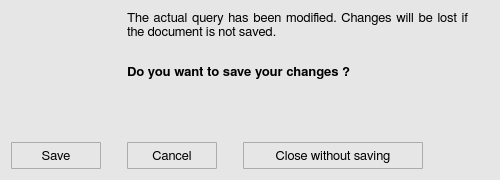
<?xml version="1.0" encoding="UTF-8"?>
<ui version="4.0">
 <class>presaveWindow</class>
 <widget class="QWidget" name="presaveWindow">
  <property name="geometry">
   <rect>
    <x>0</x>
    <y>0</y>
    <width>500</width>
    <height>180</height>
   </rect>
  </property>
  <property name="minimumSize">
   <size>
    <width>500</width>
    <height>180</height>
   </size>
  </property>
  <property name="maximumSize">
   <size>
    <width>500</width>
    <height>16777215</height>
   </size>
  </property>
  <property name="font">
   <font>
    <family>FreeSans</family>
    <pointsize>10</pointsize>
    <weight>50</weight>
    <bold>false</bold>
    <stylestrategy>PreferAntialias</stylestrategy>
    <kerning>true</kerning>
   </font>
  </property>
  <property name="windowTitle">
   <string>ECMWF Data Downloader</string>
  </property>
  <property name="windowIcon">
   <iconset>
    <normaloff>icons/warning_popup_icon.svg</normaloff>icons/warning_popup_icon.svg</iconset>
  </property>
  <property name="styleSheet">
   <string notr="true">QWidget {
	background-color: rgb(230,230,230);
}</string>
  </property>
  <layout class="QGridLayout" name="gridLayout">
   <item row="0" column="0">
    <layout class="QVBoxLayout" name="verticalLayout_2">
     <item>
      <layout class="QHBoxLayout" name="horizontalLayout">
       <item>
        <layout class="QVBoxLayout" name="verticalLayout">
         <item>
          <widget class="QLabel" name="label_2">
           <property name="minimumSize">
            <size>
             <width>50</width>
             <height>50</height>
            </size>
           </property>
           <property name="maximumSize">
            <size>
             <width>50</width>
             <height>50</height>
            </size>
           </property>
           <property name="text">
            <string/>
           </property>
           <property name="pixmap">
            <pixmap>icons/warning_popup_icon.svg</pixmap>
           </property>
           <property name="scaledContents">
            <bool>true</bool>
           </property>
          </widget>
         </item>
         <item>
          <spacer name="verticalSpacer">
           <property name="orientation">
            <enum>Qt::Vertical</enum>
           </property>
           <property name="sizeHint" stdset="0">
            <size>
             <width>20</width>
             <height>40</height>
            </size>
           </property>
          </spacer>
         </item>
        </layout>
       </item>
       <item>
        <spacer name="horizontalSpacer">
         <property name="orientation">
          <enum>Qt::Horizontal</enum>
         </property>
         <property name="sizeType">
          <enum>QSizePolicy::Fixed</enum>
         </property>
         <property name="sizeHint" stdset="0">
          <size>
           <width>20</width>
           <height>20</height>
          </size>
         </property>
        </spacer>
       </item>
       <item>
        <widget class="QLabel" name="label_1">
         <property name="minimumSize">
          <size>
           <width>341</width>
           <height>120</height>
          </size>
         </property>
         <property name="maximumSize">
          <size>
           <width>341</width>
           <height>16777215</height>
          </size>
         </property>
         <property name="font">
          <font>
           <family>FreeSans</family>
           <pointsize>10</pointsize>
           <weight>50</weight>
           <bold>false</bold>
           <stylestrategy>PreferAntialias</stylestrategy>
           <kerning>true</kerning>
          </font>
         </property>
         <property name="frameShape">
          <enum>QFrame::NoFrame</enum>
         </property>
         <property name="frameShadow">
          <enum>QFrame::Plain</enum>
         </property>
         <property name="lineWidth">
          <number>0</number>
         </property>
         <property name="midLineWidth">
          <number>0</number>
         </property>
         <property name="text">
          <string>&lt;html&gt;&lt;head/&gt;&lt;body&gt;&lt;p align=&quot;justify&quot;&gt;The actual query has been modified. Changes will be lost if the document is not saved.&lt;br/&gt;&lt;/p&gt;&lt;p&gt;&lt;span style=&quot; font-weight:600;&quot;&gt;Do you want to save your changes ?&lt;/span&gt;&lt;/p&gt;&lt;/body&gt;&lt;/html&gt;</string>
         </property>
         <property name="textFormat">
          <enum>Qt::AutoText</enum>
         </property>
         <property name="alignment">
          <set>Qt::AlignJustify|Qt::AlignTop</set>
         </property>
         <property name="wordWrap">
          <bool>true</bool>
         </property>
        </widget>
       </item>
      </layout>
     </item>
     <item>
      <spacer name="verticalSpacer_2">
       <property name="orientation">
        <enum>Qt::Vertical</enum>
       </property>
       <property name="sizeHint" stdset="0">
        <size>
         <width>20</width>
         <height>13</height>
        </size>
       </property>
      </spacer>
     </item>
     <item>
      <layout class="QHBoxLayout" name="horizontalLayout_2">
       <item>
        <widget class="QToolButton" name="save_button">
         <property name="minimumSize">
          <size>
           <width>90</width>
           <height>27</height>
          </size>
         </property>
         <property name="maximumSize">
          <size>
           <width>90</width>
           <height>27</height>
          </size>
         </property>
         <property name="font">
          <font>
           <family>FreeSans</family>
           <pointsize>10</pointsize>
           <weight>50</weight>
           <bold>false</bold>
           <stylestrategy>PreferDefault</stylestrategy>
           <kerning>true</kerning>
          </font>
         </property>
         <property name="styleSheet">
          <string notr="true">QToolButton {
	border: 1px solid #acacac;
	border-radius: 1px;
	background-color: qlineargradient(x1:0, y1:0, x2:0, y2:1,
									stop:0 #f0f0f0, stop:1 #e5e5e5);
}

QToolButton:hover {
	border: 1px solid #7eb4ea;
	border-radius: 1px;
	background-color: qlineargradient(x1:0, y1:0, x2:0, y2:1,
									stop:0 #ecf4fc, stop:1 #dcecfc);
}

QToolButton:pressed {
	border: 1px solid #579de5;
	border-radius: 1px;
	background-color: qlineargradient(x1:0, y1:0, x2:0, y2:1,
									stop:0 #daecfc, stop:1 #c4e0fc);
}</string>
         </property>
         <property name="text">
          <string>Save</string>
         </property>
         <property name="iconSize">
          <size>
           <width>25</width>
           <height>25</height>
          </size>
         </property>
        </widget>
       </item>
       <item>
        <spacer name="horizontalSpacer_3">
         <property name="orientation">
          <enum>Qt::Horizontal</enum>
         </property>
         <property name="sizeType">
          <enum>QSizePolicy::Fixed</enum>
         </property>
         <property name="sizeHint" stdset="0">
          <size>
           <width>20</width>
           <height>20</height>
          </size>
         </property>
        </spacer>
       </item>
       <item>
        <widget class="QToolButton" name="cancel_button">
         <property name="minimumSize">
          <size>
           <width>90</width>
           <height>27</height>
          </size>
         </property>
         <property name="maximumSize">
          <size>
           <width>90</width>
           <height>27</height>
          </size>
         </property>
         <property name="font">
          <font>
           <family>FreeSans</family>
           <pointsize>10</pointsize>
           <weight>50</weight>
           <bold>false</bold>
           <stylestrategy>PreferDefault</stylestrategy>
           <kerning>true</kerning>
          </font>
         </property>
         <property name="styleSheet">
          <string notr="true">QToolButton {
	border: 1px solid #acacac;
	border-radius: 1px;
	background-color: qlineargradient(x1:0, y1:0, x2:0, y2:1,
									stop:0 #f0f0f0, stop:1 #e5e5e5);
}

QToolButton:hover {
	border: 1px solid #7eb4ea;
	border-radius: 1px;
	background-color: qlineargradient(x1:0, y1:0, x2:0, y2:1,
									stop:0 #ecf4fc, stop:1 #dcecfc);
}

QToolButton:pressed {
	border: 1px solid #579de5;
	border-radius: 1px;
	background-color: qlineargradient(x1:0, y1:0, x2:0, y2:1,
									stop:0 #daecfc, stop:1 #c4e0fc);
}</string>
         </property>
         <property name="text">
          <string>Cancel</string>
         </property>
         <property name="iconSize">
          <size>
           <width>25</width>
           <height>25</height>
          </size>
         </property>
        </widget>
       </item>
       <item>
        <spacer name="horizontalSpacer_4">
         <property name="orientation">
          <enum>Qt::Horizontal</enum>
         </property>
         <property name="sizeType">
          <enum>QSizePolicy::Fixed</enum>
         </property>
         <property name="sizeHint" stdset="0">
          <size>
           <width>20</width>
           <height>20</height>
          </size>
         </property>
        </spacer>
       </item>
       <item>
        <widget class="QToolButton" name="nosave_button">
         <property name="minimumSize">
          <size>
           <width>180</width>
           <height>27</height>
          </size>
         </property>
         <property name="maximumSize">
          <size>
           <width>180</width>
           <height>27</height>
          </size>
         </property>
         <property name="font">
          <font>
           <family>FreeSans</family>
           <pointsize>10</pointsize>
           <weight>50</weight>
           <bold>false</bold>
           <stylestrategy>PreferDefault</stylestrategy>
           <kerning>true</kerning>
          </font>
         </property>
         <property name="styleSheet">
          <string notr="true">QToolButton {
	border: 1px solid #acacac;
	border-radius: 1px;
	background-color: qlineargradient(x1:0, y1:0, x2:0, y2:1,
									stop:0 #f0f0f0, stop:1 #e5e5e5);
}

QToolButton:hover {
	border: 1px solid #7eb4ea;
	border-radius: 1px;
	background-color: qlineargradient(x1:0, y1:0, x2:0, y2:1,
									stop:0 #ecf4fc, stop:1 #dcecfc);
}

QToolButton:pressed {
	border: 1px solid #579de5;
	border-radius: 1px;
	background-color: qlineargradient(x1:0, y1:0, x2:0, y2:1,
									stop:0 #daecfc, stop:1 #c4e0fc);
}</string>
         </property>
         <property name="text">
          <string>Close without saving</string>
         </property>
         <property name="iconSize">
          <size>
           <width>25</width>
           <height>25</height>
          </size>
         </property>
        </widget>
       </item>
       <item>
        <spacer name="horizontalSpacer_2">
         <property name="orientation">
          <enum>Qt::Horizontal</enum>
         </property>
         <property name="sizeType">
          <enum>QSizePolicy::Expanding</enum>
         </property>
         <property name="sizeHint" stdset="0">
          <size>
           <width>20</width>
           <height>20</height>
          </size>
         </property>
        </spacer>
       </item>
      </layout>
     </item>
    </layout>
   </item>
  </layout>
 </widget>
 <resources/>
 <connections/>
</ui>
